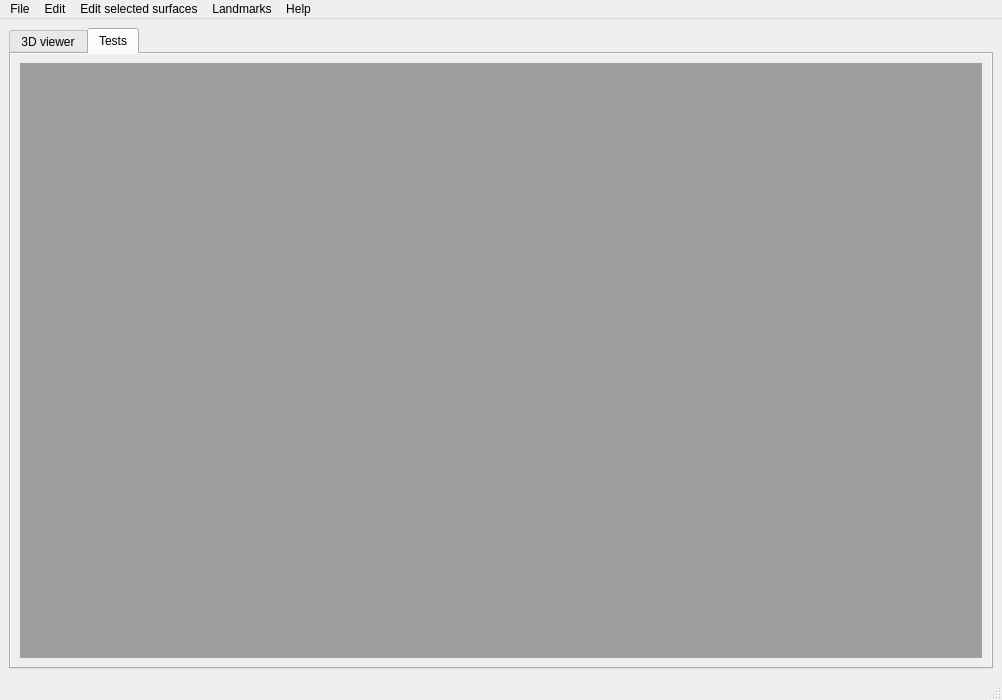
<?xml version="1.0" encoding="UTF-8"?>
<ui version="4.0">
 <class>MorphoDig</class>
 <widget class="QMainWindow" name="MorphoDig">
  <property name="geometry">
   <rect>
    <x>0</x>
    <y>0</y>
    <width>1002</width>
    <height>700</height>
   </rect>
  </property>
  <property name="windowTitle">
   <string>MorphoDig</string>
  </property>
  <property name="windowIcon">
   <iconset resource="Icons/icons.qrc">
    <normaloff>:/Icons/MorphoDig.ico</normaloff>:/Icons/MorphoDig.ico</iconset>
  </property>
  <property name="iconSize">
   <size>
    <width>22</width>
    <height>22</height>
   </size>
  </property>
  <widget class="QWidget" name="centralwidget">
   <layout class="QHBoxLayout" name="horizontalLayout_2">
    <item>
     <widget class="QTabWidget" name="tabWidget">
      <property name="currentIndex">
       <number>1</number>
      </property>
      <widget class="QWidget" name="Tab3DViewer">
       <attribute name="title">
        <string>3D viewer</string>
       </attribute>
       <layout class="QHBoxLayout" name="horizontalLayout">
        <item>
         <widget class="QVTKOpenGLWidget" name="qvtkWidget" native="true">
          <property name="sizePolicy">
           <sizepolicy hsizetype="Expanding" vsizetype="Expanding">
            <horstretch>1</horstretch>
            <verstretch>1</verstretch>
           </sizepolicy>
          </property>
          <property name="minimumSize">
           <size>
            <width>300</width>
            <height>300</height>
           </size>
          </property>
         </widget>
        </item>
       </layout>
      </widget>
      <widget class="QWidget" name="TabTests">
       <property name="layoutDirection">
        <enum>Qt::LeftToRight</enum>
       </property>
       <property name="autoFillBackground">
        <bool>true</bool>
       </property>
       <attribute name="title">
        <string>Tests</string>
       </attribute>
       <layout class="QGridLayout" name="gridLayout_2">
        <item row="0" column="0">
         <widget class="QMdiArea" name="mdiArea"/>
        </item>
       </layout>
      </widget>
     </widget>
    </item>
   </layout>
  </widget>
  <widget class="QMenuBar" name="menubar">
   <property name="geometry">
    <rect>
     <x>0</x>
     <y>0</y>
     <width>1002</width>
     <height>21</height>
    </rect>
   </property>
   <widget class="QMenu" name="menuFile">
    <property name="title">
     <string>File</string>
    </property>
   </widget>
   <widget class="QMenu" name="menuHelp">
    <property name="title">
     <string>Help</string>
    </property>
   </widget>
   <widget class="QMenu" name="menuEdit">
    <property name="title">
     <string>Edit</string>
    </property>
   </widget>
   <widget class="QMenu" name="menuLandmarks">
    <property name="title">
     <string>Landmarks</string>
    </property>
   </widget>
   <widget class="QMenu" name="menuEditSelectedSurfaces">
    <property name="title">
     <string>Edit selected surfaces</string>
    </property>
   </widget>
   <addaction name="menuFile"/>
   <addaction name="menuEdit"/>
   <addaction name="menuEditSelectedSurfaces"/>
   <addaction name="menuLandmarks"/>
   <addaction name="menuHelp"/>
  </widget>
  <widget class="QStatusBar" name="statusbar"/>
  <action name="actionExit">
   <property name="text">
    <string>Exit</string>
   </property>
  </action>
  <action name="actionHelp">
   <property name="icon">
    <iconset resource="Icons/icons.qrc">
     <normaloff>:/Icons/help.png</normaloff>:/Icons/help.png</iconset>
   </property>
   <property name="text">
    <string>Help</string>
   </property>
  </action>
 </widget>
 <customwidgets>
  <customwidget>
   <class>QVTKOpenGLWidget</class>
   <extends>QWidget</extends>
   <header>QVTKOpenGLWidget.h</header>
  </customwidget>
 </customwidgets>
 <resources>
  <include location="Icons/icons.qrc"/>
 </resources>
 <connections/>
</ui>
